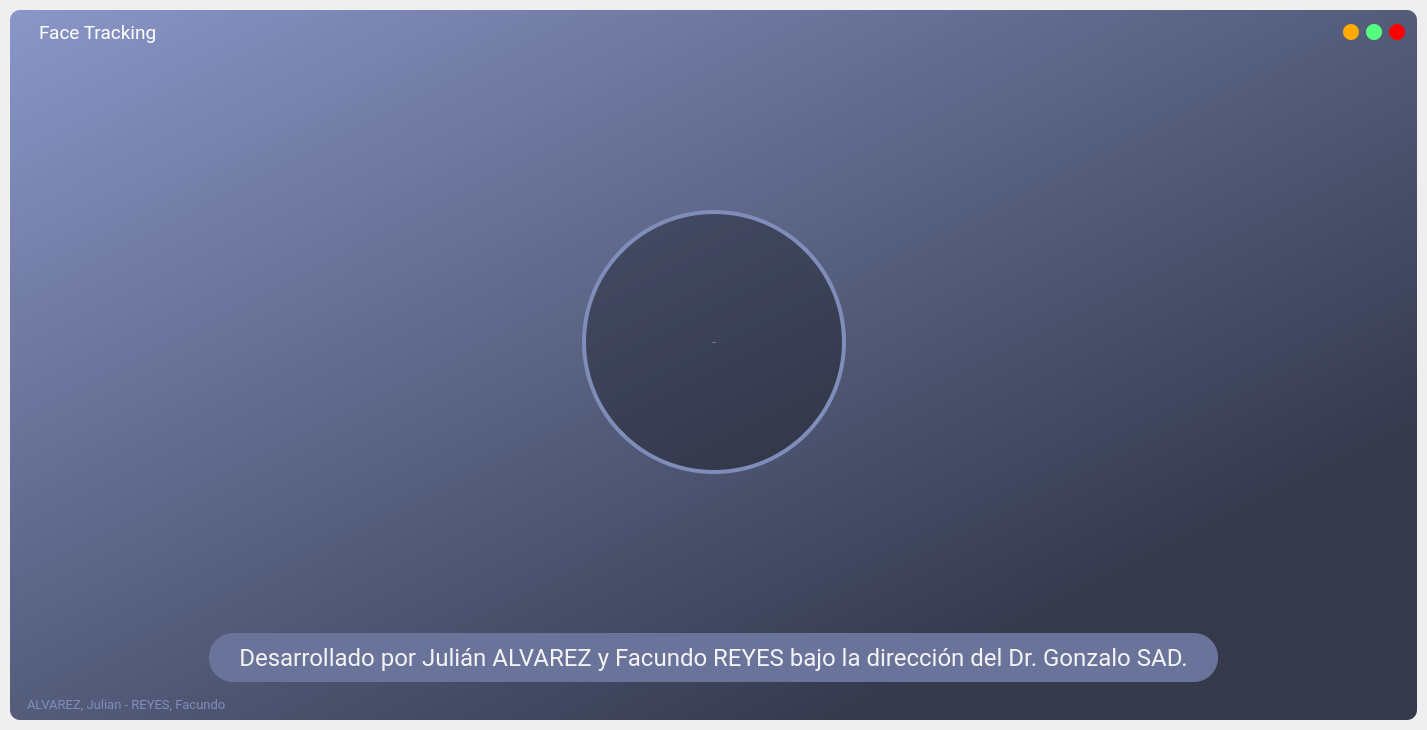
<?xml version="1.0" encoding="UTF-8"?>
<ui version="4.0">
 <author>ALVAREZ, Julian - REYES, Facundo</author>
 <class>MainWindow</class>
 <widget class="QMainWindow" name="MainWindow">
  <property name="enabled">
   <bool>true</bool>
  </property>
  <property name="geometry">
   <rect>
    <x>0</x>
    <y>0</y>
    <width>1427</width>
    <height>730</height>
   </rect>
  </property>
  <property name="sizePolicy">
   <sizepolicy hsizetype="Minimum" vsizetype="Minimum">
    <horstretch>0</horstretch>
    <verstretch>0</verstretch>
   </sizepolicy>
  </property>
  <property name="font">
   <font>
    <pointsize>26</pointsize>
   </font>
  </property>
  <property name="windowTitle">
   <string>Face Tracking</string>
  </property>
  <property name="styleSheet">
   <string notr="true">background: none;
</string>
  </property>
  <widget class="QWidget" name="centralwidget">
   <property name="autoFillBackground">
    <bool>false</bool>
   </property>
   <property name="styleSheet">
    <string notr="true">background: none;
</string>
   </property>
   <layout class="QVBoxLayout" name="centralwidget_layout">
    <property name="spacing">
     <number>0</number>
    </property>
    <property name="leftMargin">
     <number>10</number>
    </property>
    <property name="topMargin">
     <number>10</number>
    </property>
    <property name="rightMargin">
     <number>10</number>
    </property>
    <property name="bottomMargin">
     <number>10</number>
    </property>
    <item>
     <widget class="QFrame" name="frame">
      <property name="styleSheet">
       <string notr="true">
/*background-color: qlineargradient(spread:pad, x1:0, y1:0, x2:0.954545, y2:0.341, stop:0 rgba(68, 75, 100, 255), stop:0.681818 rgba(52, 57, 76, 255));*/
background-color: qlineargradient(spread:pad, x1:1, y1:1, x2:0, y2:0, stop:0.198864 rgba(52, 57, 76, 255), stop:1 rgba(137, 150, 199, 255));
border-radius: 10px;


</string>
      </property>
      <property name="frameShape">
       <enum>QFrame::StyledPanel</enum>
      </property>
      <property name="frameShadow">
       <enum>QFrame::Raised</enum>
      </property>
      <layout class="QVBoxLayout" name="verticalLayout_3">
       <property name="spacing">
        <number>0</number>
       </property>
       <property name="leftMargin">
        <number>2</number>
       </property>
       <property name="topMargin">
        <number>2</number>
       </property>
       <property name="rightMargin">
        <number>2</number>
       </property>
       <property name="bottomMargin">
        <number>2</number>
       </property>
       <item>
        <widget class="QFrame" name="title_bar">
         <property name="maximumSize">
          <size>
           <width>16777215</width>
           <height>40</height>
          </size>
         </property>
         <property name="styleSheet">
          <string notr="true">background-color: none;</string>
         </property>
         <property name="frameShape">
          <enum>QFrame::NoFrame</enum>
         </property>
         <property name="frameShadow">
          <enum>QFrame::Raised</enum>
         </property>
         <layout class="QHBoxLayout" name="horizontalLayout">
          <property name="spacing">
           <number>0</number>
          </property>
          <property name="leftMargin">
           <number>0</number>
          </property>
          <property name="topMargin">
           <number>0</number>
          </property>
          <property name="rightMargin">
           <number>0</number>
          </property>
          <property name="bottomMargin">
           <number>0</number>
          </property>
          <item>
           <widget class="QFrame" name="frame_title">
            <property name="font">
             <font>
              <family>Roboto Condensed Light</family>
              <pointsize>14</pointsize>
             </font>
            </property>
            <property name="frameShape">
             <enum>QFrame::StyledPanel</enum>
            </property>
            <property name="frameShadow">
             <enum>QFrame::Raised</enum>
            </property>
            <layout class="QHBoxLayout" name="horizontalLayout_6">
             <property name="spacing">
              <number>0</number>
             </property>
             <property name="leftMargin">
              <number>2</number>
             </property>
             <property name="topMargin">
              <number>0</number>
             </property>
             <property name="rightMargin">
              <number>0</number>
             </property>
             <property name="bottomMargin">
              <number>0</number>
             </property>
             <item>
              <widget class="QFrame" name="frame_toggle">
               <property name="minimumSize">
                <size>
                 <width>23</width>
                 <height>40</height>
                </size>
               </property>
               <property name="maximumSize">
                <size>
                 <width>25</width>
                 <height>40</height>
                </size>
               </property>
               <property name="frameShape">
                <enum>QFrame::NoFrame</enum>
               </property>
               <property name="frameShadow">
                <enum>QFrame::Raised</enum>
               </property>
               <layout class="QHBoxLayout" name="horizontalLayout_9">
                <property name="spacing">
                 <number>0</number>
                </property>
                <property name="leftMargin">
                 <number>0</number>
                </property>
                <property name="topMargin">
                 <number>0</number>
                </property>
                <property name="rightMargin">
                 <number>0</number>
                </property>
                <property name="bottomMargin">
                 <number>0</number>
                </property>
                <item>
                 <widget class="QPushButton" name="boton_toggle">
                  <property name="sizePolicy">
                   <sizepolicy hsizetype="Minimum" vsizetype="Preferred">
                    <horstretch>0</horstretch>
                    <verstretch>0</verstretch>
                   </sizepolicy>
                  </property>
                  <property name="minimumSize">
                   <size>
                    <width>16</width>
                    <height>16</height>
                   </size>
                  </property>
                  <property name="maximumSize">
                   <size>
                    <width>16</width>
                    <height>16</height>
                   </size>
                  </property>
                  <property name="styleSheet">
                   <string notr="true">QPushButton{
	image: url(&quot;:/images/hamb.png&quot;);
    background-repeat: no-repeat;
	border: none;
	border-radius: 8px;
	background-color: none;
	
}
QPushButton:hover{
	image: url(&quot;:/images/hamb_hover.png&quot;);
	
}
QPushButton:pressed{
	image: url(&quot;:/images/hamb_pressed.png&quot;);
	
}</string>
                  </property>
                  <property name="text">
                   <string/>
                  </property>
                 </widget>
                </item>
               </layout>
              </widget>
             </item>
             <item>
              <widget class="QLabel" name="label_title">
               <property name="minimumSize">
                <size>
                 <width>0</width>
                 <height>40</height>
                </size>
               </property>
               <property name="font">
                <font>
                 <family>Roboto</family>
                 <pointsize>14</pointsize>
                </font>
               </property>
               <property name="styleSheet">
                <string notr="true">color: #FFF; 
</string>
               </property>
               <property name="text">
                <string>Face Tracking</string>
               </property>
              </widget>
             </item>
            </layout>
           </widget>
          </item>
          <item>
           <widget class="QFrame" name="frame_buttons">
            <property name="sizePolicy">
             <sizepolicy hsizetype="Minimum" vsizetype="Minimum">
              <horstretch>0</horstretch>
              <verstretch>0</verstretch>
             </sizepolicy>
            </property>
            <property name="minimumSize">
             <size>
              <width>100</width>
              <height>0</height>
             </size>
            </property>
            <property name="maximumSize">
             <size>
              <width>100</width>
              <height>16777215</height>
             </size>
            </property>
            <property name="frameShape">
             <enum>QFrame::StyledPanel</enum>
            </property>
            <property name="frameShadow">
             <enum>QFrame::Raised</enum>
            </property>
            <layout class="QHBoxLayout" name="horizontalLayout_4">
             <property name="spacing">
              <number>0</number>
             </property>
             <property name="leftMargin">
              <number>21</number>
             </property>
             <property name="topMargin">
              <number>9</number>
             </property>
             <property name="rightMargin">
              <number>0</number>
             </property>
             <item>
              <widget class="QPushButton" name="btn_minimize">
               <property name="minimumSize">
                <size>
                 <width>16</width>
                 <height>16</height>
                </size>
               </property>
               <property name="maximumSize">
                <size>
                 <width>16</width>
                 <height>16</height>
                </size>
               </property>
               <property name="toolTip">
                <string>Minimizar</string>
               </property>
               <property name="styleSheet">
                <string notr="true">QPushButton{
	border: none;
	border-radius: 8px;
	background-color: rgb(255, 170, 0);
}
QPushButton:hover{
	background-color: rgba(255, 170, 0, 150);
}</string>
               </property>
               <property name="text">
                <string/>
               </property>
              </widget>
             </item>
             <item>
              <widget class="QPushButton" name="btn_maximize">
               <property name="minimumSize">
                <size>
                 <width>16</width>
                 <height>16</height>
                </size>
               </property>
               <property name="maximumSize">
                <size>
                 <width>16</width>
                 <height>16</height>
                </size>
               </property>
               <property name="toolTip">
                <string>Maximizar</string>
               </property>
               <property name="styleSheet">
                <string notr="true">QPushButton{
	border: none;
	border-radius: 8px;
	background-color: rgb(85,255,127);
}
QPushButton:hover{
	background-color: rgba(85,255,127,150);

}</string>
               </property>
               <property name="text">
                <string/>
               </property>
              </widget>
             </item>
             <item>
              <widget class="QPushButton" name="btn_close">
               <property name="minimumSize">
                <size>
                 <width>16</width>
                 <height>16</height>
                </size>
               </property>
               <property name="maximumSize">
                <size>
                 <width>16</width>
                 <height>16</height>
                </size>
               </property>
               <property name="toolTip">
                <string>Cerrar</string>
               </property>
               <property name="styleSheet">
                <string notr="true">QPushButton{
	border: none;
	border-radius: 8px;
	
	background-color: rgb(255, 0, 0);
}
QPushButton:hover{
	background-color: rgba(255, 0, 0, 150);

}</string>
               </property>
               <property name="text">
                <string/>
               </property>
              </widget>
             </item>
            </layout>
           </widget>
          </item>
         </layout>
        </widget>
       </item>
       <item>
        <widget class="QFrame" name="content_bar">
         <property name="styleSheet">
          <string notr="true">background-color: none;</string>
         </property>
         <property name="frameShape">
          <enum>QFrame::StyledPanel</enum>
         </property>
         <property name="frameShadow">
          <enum>QFrame::Raised</enum>
         </property>
         <layout class="QHBoxLayout" name="horizontalLayout_7">
          <property name="spacing">
           <number>0</number>
          </property>
          <property name="leftMargin">
           <number>4</number>
          </property>
          <property name="topMargin">
           <number>4</number>
          </property>
          <property name="rightMargin">
           <number>4</number>
          </property>
          <property name="bottomMargin">
           <number>4</number>
          </property>
          <item>
           <widget class="QFrame" name="frame_left_menu">
            <property name="minimumSize">
             <size>
              <width>0</width>
              <height>0</height>
             </size>
            </property>
            <property name="styleSheet">
             <string notr="true">QFrame{
background-color: qlineargradient(spread:pad, x1:0, y1:0, x2:1, y2:1, stop:0 rgba(52, 57, 76, 255), stop:1 rgba(120, 120, 180, 255));
border-radius: 10px;
}

Line{
border: 2px solid rgb(136, 149, 198);
min-width: 0px;
}

QPushButton{
border-width: 2px;
border-style: solid;
border-color: rgb(127, 141, 186);
border-radius: 18px;
color: #FFF;
background-color:rgba(0, 0, 0, 80);
padding-left:20px;
padding-right:20px;
padding-top: 5px;
padding-bottom: 5px;
font: 16px &quot;Open Sans&quot;;
min-width: 0px;
}
QPushButton:hover{
border-color:rgb(85, 170, 255);
background-color: rgba(0, 0, 0, 120);
}

QPushButton:pressed{
border-color:rgb(255, 170, 0);
background-color: rgba(0, 0, 0, 150);
}

QPushButton:disabled{
color: rgb(132, 132, 132);
background-color: rgba(0, 0, 0, 180);
}
</string>
            </property>
            <property name="frameShape">
             <enum>QFrame::NoFrame</enum>
            </property>
            <property name="frameShadow">
             <enum>QFrame::Raised</enum>
            </property>
            <widget class="Line" name="line">
             <property name="geometry">
              <rect>
               <x>15</x>
               <y>500</y>
               <width>140</width>
               <height>2</height>
              </rect>
             </property>
             <property name="orientation">
              <enum>Qt::Horizontal</enum>
             </property>
            </widget>
            <widget class="QPushButton" name="boton_salir">
             <property name="geometry">
              <rect>
               <x>10</x>
               <y>430</y>
               <width>150</width>
               <height>36</height>
              </rect>
             </property>
             <property name="minimumSize">
              <size>
               <width>44</width>
               <height>0</height>
              </size>
             </property>
             <property name="text">
              <string>Salir</string>
             </property>
            </widget>
            <widget class="QPushButton" name="boton_inicio">
             <property name="geometry">
              <rect>
               <x>10</x>
               <y>30</y>
               <width>150</width>
               <height>36</height>
              </rect>
             </property>
             <property name="minimumSize">
              <size>
               <width>44</width>
               <height>0</height>
              </size>
             </property>
             <property name="text">
              <string>Inicio</string>
             </property>
            </widget>
            <widget class="QPushButton" name="boton_mascara">
             <property name="geometry">
              <rect>
               <x>10</x>
               <y>130</y>
               <width>150</width>
               <height>36</height>
              </rect>
             </property>
             <property name="minimumSize">
              <size>
               <width>44</width>
               <height>0</height>
              </size>
             </property>
             <property name="text">
              <string>Máscara</string>
             </property>
            </widget>
            <widget class="QPushButton" name="boton_about">
             <property name="geometry">
              <rect>
               <x>10</x>
               <y>330</y>
               <width>150</width>
               <height>36</height>
              </rect>
             </property>
             <property name="minimumSize">
              <size>
               <width>44</width>
               <height>0</height>
              </size>
             </property>
             <property name="text">
              <string>Acerca de...</string>
             </property>
            </widget>
            <widget class="QPushButton" name="boton_instrucciones">
             <property name="geometry">
              <rect>
               <x>10</x>
               <y>230</y>
               <width>150</width>
               <height>36</height>
              </rect>
             </property>
             <property name="minimumSize">
              <size>
               <width>44</width>
               <height>0</height>
              </size>
             </property>
             <property name="text">
              <string>Instrucciones</string>
             </property>
            </widget>
            <widget class="Line" name="line_2">
             <property name="geometry">
              <rect>
               <x>15</x>
               <y>100</y>
               <width>140</width>
               <height>2</height>
              </rect>
             </property>
             <property name="orientation">
              <enum>Qt::Horizontal</enum>
             </property>
            </widget>
            <widget class="Line" name="line_3">
             <property name="geometry">
              <rect>
               <x>15</x>
               <y>200</y>
               <width>140</width>
               <height>2</height>
              </rect>
             </property>
             <property name="orientation">
              <enum>Qt::Horizontal</enum>
             </property>
            </widget>
            <widget class="Line" name="line_5">
             <property name="geometry">
              <rect>
               <x>15</x>
               <y>300</y>
               <width>140</width>
               <height>2</height>
              </rect>
             </property>
             <property name="orientation">
              <enum>Qt::Horizontal</enum>
             </property>
            </widget>
            <widget class="Line" name="line_4">
             <property name="geometry">
              <rect>
               <x>15</x>
               <y>400</y>
               <width>140</width>
               <height>2</height>
              </rect>
             </property>
             <property name="orientation">
              <enum>Qt::Horizontal</enum>
             </property>
            </widget>
           </widget>
          </item>
          <item>
           <widget class="QFrame" name="frame_content">
            <property name="frameShape">
             <enum>QFrame::NoFrame</enum>
            </property>
            <property name="frameShadow">
             <enum>QFrame::Raised</enum>
            </property>
            <layout class="QHBoxLayout" name="horizontalLayout_8">
             <property name="spacing">
              <number>1</number>
             </property>
             <property name="leftMargin">
              <number>0</number>
             </property>
             <property name="topMargin">
              <number>0</number>
             </property>
             <property name="rightMargin">
              <number>0</number>
             </property>
             <property name="bottomMargin">
              <number>0</number>
             </property>
             <item>
              <widget class="QStackedWidget" name="stackedWidget">
               <property name="styleSheet">
                <string notr="true"/>
               </property>
               <widget class="QWidget" name="page">
                <layout class="QVBoxLayout" name="verticalLayout">
                 <property name="leftMargin">
                  <number>0</number>
                 </property>
                 <property name="topMargin">
                  <number>0</number>
                 </property>
                 <property name="rightMargin">
                  <number>0</number>
                 </property>
                 <property name="bottomMargin">
                  <number>7</number>
                 </property>
                 <item>
                  <spacer name="verticalSpacer">
                   <property name="orientation">
                    <enum>Qt::Vertical</enum>
                   </property>
                   <property name="sizeHint" stdset="0">
                    <size>
                     <width>20</width>
                     <height>40</height>
                    </size>
                   </property>
                  </spacer>
                 </item>
                 <item>
                  <layout class="QHBoxLayout" name="horizontalLayout_3">
                   <item>
                    <spacer name="horizontalSpacer">
                     <property name="orientation">
                      <enum>Qt::Horizontal</enum>
                     </property>
                     <property name="sizeHint" stdset="0">
                      <size>
                       <width>40</width>
                       <height>20</height>
                      </size>
                     </property>
                    </spacer>
                   </item>
                   <item>
                    <widget class="QPushButton" name="boton_empezar">
                     <property name="minimumSize">
                      <size>
                       <width>264</width>
                       <height>264</height>
                      </size>
                     </property>
                     <property name="maximumSize">
                      <size>
                       <width>264</width>
                       <height>264</height>
                      </size>
                     </property>
                     <property name="palette">
                      <palette>
                       <active>
                        <colorrole role="WindowText">
                         <brush brushstyle="SolidPattern">
                          <color alpha="255">
                           <red>255</red>
                           <green>255</green>
                           <blue>255</blue>
                          </color>
                         </brush>
                        </colorrole>
                        <colorrole role="Button">
                         <brush brushstyle="SolidPattern">
                          <color alpha="80">
                           <red>0</red>
                           <green>0</green>
                           <blue>0</blue>
                          </color>
                         </brush>
                        </colorrole>
                        <colorrole role="Text">
                         <brush brushstyle="SolidPattern">
                          <color alpha="255">
                           <red>255</red>
                           <green>255</green>
                           <blue>255</blue>
                          </color>
                         </brush>
                        </colorrole>
                        <colorrole role="ButtonText">
                         <brush brushstyle="SolidPattern">
                          <color alpha="255">
                           <red>255</red>
                           <green>255</green>
                           <blue>255</blue>
                          </color>
                         </brush>
                        </colorrole>
                        <colorrole role="Base">
                         <brush brushstyle="SolidPattern">
                          <color alpha="80">
                           <red>0</red>
                           <green>0</green>
                           <blue>0</blue>
                          </color>
                         </brush>
                        </colorrole>
                        <colorrole role="Window">
                         <brush brushstyle="SolidPattern">
                          <color alpha="80">
                           <red>0</red>
                           <green>0</green>
                           <blue>0</blue>
                          </color>
                         </brush>
                        </colorrole>
                        <colorrole role="PlaceholderText">
                         <brush brushstyle="NoBrush">
                          <color alpha="128">
                           <red>255</red>
                           <green>255</green>
                           <blue>255</blue>
                          </color>
                         </brush>
                        </colorrole>
                       </active>
                       <inactive>
                        <colorrole role="WindowText">
                         <brush brushstyle="SolidPattern">
                          <color alpha="255">
                           <red>255</red>
                           <green>255</green>
                           <blue>255</blue>
                          </color>
                         </brush>
                        </colorrole>
                        <colorrole role="Button">
                         <brush brushstyle="SolidPattern">
                          <color alpha="80">
                           <red>0</red>
                           <green>0</green>
                           <blue>0</blue>
                          </color>
                         </brush>
                        </colorrole>
                        <colorrole role="Text">
                         <brush brushstyle="SolidPattern">
                          <color alpha="255">
                           <red>255</red>
                           <green>255</green>
                           <blue>255</blue>
                          </color>
                         </brush>
                        </colorrole>
                        <colorrole role="ButtonText">
                         <brush brushstyle="SolidPattern">
                          <color alpha="255">
                           <red>255</red>
                           <green>255</green>
                           <blue>255</blue>
                          </color>
                         </brush>
                        </colorrole>
                        <colorrole role="Base">
                         <brush brushstyle="SolidPattern">
                          <color alpha="80">
                           <red>0</red>
                           <green>0</green>
                           <blue>0</blue>
                          </color>
                         </brush>
                        </colorrole>
                        <colorrole role="Window">
                         <brush brushstyle="SolidPattern">
                          <color alpha="80">
                           <red>0</red>
                           <green>0</green>
                           <blue>0</blue>
                          </color>
                         </brush>
                        </colorrole>
                        <colorrole role="PlaceholderText">
                         <brush brushstyle="NoBrush">
                          <color alpha="128">
                           <red>255</red>
                           <green>255</green>
                           <blue>255</blue>
                          </color>
                         </brush>
                        </colorrole>
                       </inactive>
                       <disabled>
                        <colorrole role="WindowText">
                         <brush brushstyle="SolidPattern">
                          <color alpha="255">
                           <red>255</red>
                           <green>255</green>
                           <blue>255</blue>
                          </color>
                         </brush>
                        </colorrole>
                        <colorrole role="Button">
                         <brush brushstyle="SolidPattern">
                          <color alpha="80">
                           <red>0</red>
                           <green>0</green>
                           <blue>0</blue>
                          </color>
                         </brush>
                        </colorrole>
                        <colorrole role="Text">
                         <brush brushstyle="SolidPattern">
                          <color alpha="255">
                           <red>255</red>
                           <green>255</green>
                           <blue>255</blue>
                          </color>
                         </brush>
                        </colorrole>
                        <colorrole role="ButtonText">
                         <brush brushstyle="SolidPattern">
                          <color alpha="255">
                           <red>255</red>
                           <green>255</green>
                           <blue>255</blue>
                          </color>
                         </brush>
                        </colorrole>
                        <colorrole role="Base">
                         <brush brushstyle="SolidPattern">
                          <color alpha="80">
                           <red>0</red>
                           <green>0</green>
                           <blue>0</blue>
                          </color>
                         </brush>
                        </colorrole>
                        <colorrole role="Window">
                         <brush brushstyle="SolidPattern">
                          <color alpha="80">
                           <red>0</red>
                           <green>0</green>
                           <blue>0</blue>
                          </color>
                         </brush>
                        </colorrole>
                        <colorrole role="PlaceholderText">
                         <brush brushstyle="NoBrush">
                          <color alpha="128">
                           <red>255</red>
                           <green>255</green>
                           <blue>255</blue>
                          </color>
                         </brush>
                        </colorrole>
                       </disabled>
                      </palette>
                     </property>
                     <property name="font">
                      <font>
                       <family>Montserrat</family>
                       <pointsize>-1</pointsize>
                       <weight>50</weight>
                       <italic>false</italic>
                       <bold>false</bold>
                      </font>
                     </property>
                     <property name="styleSheet">
                      <string notr="true">QPushButton{
border-width: 4px;
border-style: solid;
border-color: rgb(127, 141, 186);
border-radius: 132px;
color: #FFF;
background-color: rgba(0, 0, 0, 80);
padding-left: 40px;
padding-right: 40px;
padding-top:97px;
padding-bottom:97px;
font: 40px &quot;Montserrat&quot;;
}
QPushButton:hover{
border-color:qradialgradient(spread:pad, cx:0.5, cy:0.5, radius:0.5, fx:0.5, fy:0.5, stop:0 rgba(0, 170, 255, 255), stop:1 rgba(0, 255, 255, 255));
background-color: rgba(0, 0, 0, 120);
}

QPushButton:pressed{
border-color:rgba(255, 170, 0);
background-color: rgba(0, 0, 0, 150);
}</string>
                     </property>
                     <property name="text">
                      <string>INICIAR</string>
                     </property>
                    </widget>
                   </item>
                   <item>
                    <spacer name="horizontalSpacer_2">
                     <property name="orientation">
                      <enum>Qt::Horizontal</enum>
                     </property>
                     <property name="sizeHint" stdset="0">
                      <size>
                       <width>40</width>
                       <height>20</height>
                      </size>
                     </property>
                    </spacer>
                   </item>
                  </layout>
                 </item>
                 <item>
                  <spacer name="verticalSpacer_2">
                   <property name="orientation">
                    <enum>Qt::Vertical</enum>
                   </property>
                   <property name="sizeHint" stdset="0">
                    <size>
                     <width>20</width>
                     <height>40</height>
                    </size>
                   </property>
                  </spacer>
                 </item>
                 <item>
                  <layout class="QHBoxLayout" name="horizontalLayout_5">
                   <item>
                    <spacer name="horizontalSpacer_3">
                     <property name="orientation">
                      <enum>Qt::Horizontal</enum>
                     </property>
                     <property name="sizeHint" stdset="0">
                      <size>
                       <width>40</width>
                       <height>20</height>
                      </size>
                     </property>
                    </spacer>
                   </item>
                   <item>
                    <widget class="QLabel" name="label">
                     <property name="minimumSize">
                      <size>
                       <width>0</width>
                       <height>49</height>
                      </size>
                     </property>
                     <property name="maximumSize">
                      <size>
                       <width>16777215</width>
                       <height>49</height>
                      </size>
                     </property>
                     <property name="font">
                      <font>
                       <family>Roboto</family>
                       <pointsize>18</pointsize>
                      </font>
                     </property>
                     <property name="styleSheet">
                      <string notr="true">background-color: rgb(106, 116, 154);
color: rgb(243, 243, 243);
border-radius: 24px;
padding-top: 10px;
padding-bottom: 10px;
padding-right: 30px;
padding-left: 30px;</string>
                     </property>
                     <property name="text">
                      <string>Desarrollado por Julián ALVAREZ y Facundo REYES bajo la dirección del Dr. Gonzalo SAD.</string>
                     </property>
                     <property name="textFormat">
                      <enum>Qt::PlainText</enum>
                     </property>
                     <property name="scaledContents">
                      <bool>false</bool>
                     </property>
                     <property name="alignment">
                      <set>Qt::AlignCenter</set>
                     </property>
                     <property name="wordWrap">
                      <bool>false</bool>
                     </property>
                    </widget>
                   </item>
                   <item>
                    <spacer name="horizontalSpacer_4">
                     <property name="orientation">
                      <enum>Qt::Horizontal</enum>
                     </property>
                     <property name="sizeHint" stdset="0">
                      <size>
                       <width>40</width>
                       <height>20</height>
                      </size>
                     </property>
                    </spacer>
                   </item>
                  </layout>
                 </item>
                </layout>
               </widget>
              </widget>
             </item>
            </layout>
           </widget>
          </item>
         </layout>
        </widget>
       </item>
       <item>
        <widget class="QFrame" name="credits_bar">
         <property name="maximumSize">
          <size>
           <width>16777215</width>
           <height>25</height>
          </size>
         </property>
         <property name="styleSheet">
          <string notr="true">background-color: none;</string>
         </property>
         <property name="frameShape">
          <enum>QFrame::NoFrame</enum>
         </property>
         <property name="frameShadow">
          <enum>QFrame::Raised</enum>
         </property>
         <layout class="QHBoxLayout" name="horizontalLayout_2">
          <property name="spacing">
           <number>0</number>
          </property>
          <property name="leftMargin">
           <number>0</number>
          </property>
          <property name="topMargin">
           <number>0</number>
          </property>
          <property name="rightMargin">
           <number>0</number>
          </property>
          <property name="bottomMargin">
           <number>0</number>
          </property>
          <item>
           <widget class="QFrame" name="frame_label_credits">
            <property name="frameShape">
             <enum>QFrame::StyledPanel</enum>
            </property>
            <property name="frameShadow">
             <enum>QFrame::Raised</enum>
            </property>
            <layout class="QVBoxLayout" name="verticalLayout_6">
             <property name="spacing">
              <number>0</number>
             </property>
             <property name="leftMargin">
              <number>15</number>
             </property>
             <property name="topMargin">
              <number>0</number>
             </property>
             <property name="rightMargin">
              <number>0</number>
             </property>
             <property name="bottomMargin">
              <number>5</number>
             </property>
             <item>
              <widget class="QLabel" name="label_credits">
               <property name="minimumSize">
                <size>
                 <width>0</width>
                 <height>23</height>
                </size>
               </property>
               <property name="font">
                <font>
                 <family>Roboto</family>
                 <pointsize>10</pointsize>
                </font>
               </property>
               <property name="styleSheet">
                <string notr="true">color: rgb(127, 141, 186);</string>
               </property>
               <property name="frameShape">
                <enum>QFrame::NoFrame</enum>
               </property>
               <property name="text">
                <string>ALVAREZ, Julian - REYES, Facundo</string>
               </property>
              </widget>
             </item>
            </layout>
           </widget>
          </item>
          <item>
           <widget class="QFrame" name="frame_grip">
            <property name="maximumSize">
             <size>
              <width>25</width>
              <height>25</height>
             </size>
            </property>
            <property name="styleSheet">
             <string notr="true">padding: 5px;</string>
            </property>
            <property name="frameShape">
             <enum>QFrame::StyledPanel</enum>
            </property>
            <property name="frameShadow">
             <enum>QFrame::Raised</enum>
            </property>
           </widget>
          </item>
         </layout>
        </widget>
       </item>
      </layout>
     </widget>
    </item>
   </layout>
  </widget>
  <action name="actionInstrucciones">
   <property name="text">
    <string>Instrucciones</string>
   </property>
   <property name="shortcut">
    <string>F1</string>
   </property>
  </action>
  <action name="actionVersion">
   <property name="text">
    <string>Acerca...</string>
   </property>
   <property name="shortcut">
    <string>Ctrl+I</string>
   </property>
  </action>
  <action name="actionReiniciar">
   <property name="text">
    <string>Volver a inicio</string>
   </property>
   <property name="shortcut">
    <string>Ctrl+R</string>
   </property>
  </action>
  <action name="actionCerrar">
   <property name="text">
    <string>Cerrar</string>
   </property>
   <property name="shortcut">
    <string>Ctrl+Q</string>
   </property>
  </action>
  <action name="actionAcerca_de_Qt">
   <property name="text">
    <string>Acerca de Qt</string>
   </property>
  </action>
  <action name="actionObservar_m_scara">
   <property name="text">
    <string>Observar máscara</string>
   </property>
  </action>
 </widget>
 <resources/>
 <connections/>
</ui>
